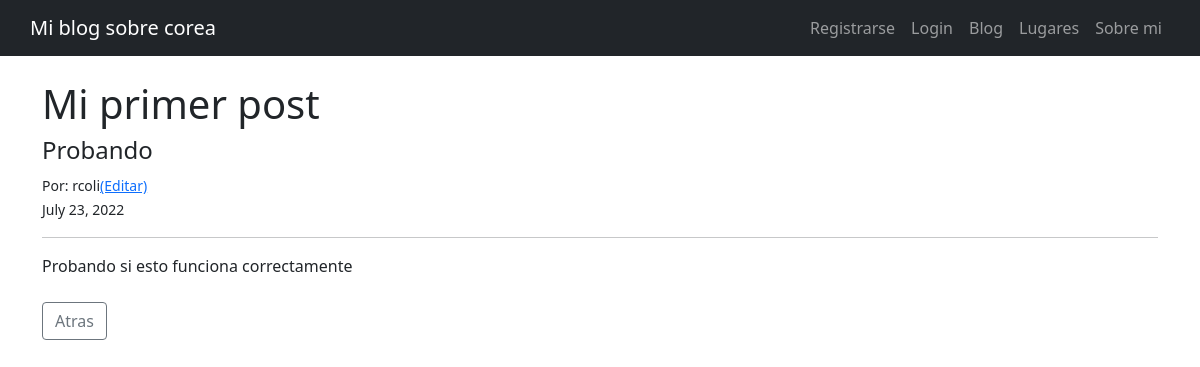
The page /post_detalles/1 on the database as committed earlier.
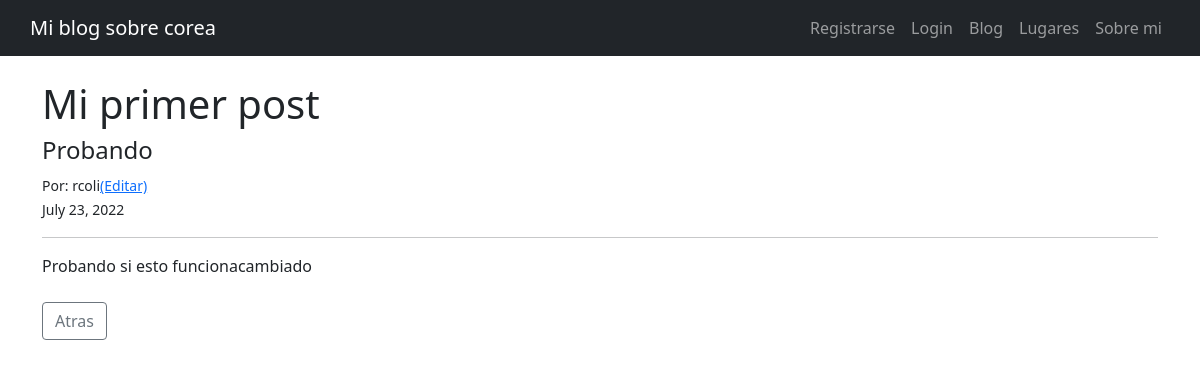
The same page on the database as committed later.
### Blog/models.py (models this page shows, shortened)
class Post(models.Model):
   titulo=models.CharField(max_length=255)
   subtitulo=models.CharField(max_length=200)
   autor=models.ForeignKey(User, on_delete=models.CASCADE)
   fecha=models.DateField(auto_now_add=True)
   imagen=models.ImageField(null=True, blank=True, upload_to="images/")
   cuerpo=models.TextField()

### Blog/views.py (the view)
# urls.py: path('post_detalles/<int:pk>', PostDetailView.as_view(), name="post-detalles"),
class PostDetailView(DetailView):
    model=Post
    template_name='Blog/post_detalles.html'

### Blog/templates/Blog/post_detalles.html (shortened to what this page needs)
{% extends "Blog/padre.html" %}
{% load static %}
{% block contenidoQueCambia %}
<br/>
<div class="container">
<h1>{{ post.titulo }}</h1>
<h4>{{ post.subtitulo }}</h4>
<small>Por: {{ post.autor }}<a href="{% url 'update_post' post.pk %}">(Editar)</a></small><br/>
<small>{{ post.fecha }}</small><br/>
<hr>
{{ post.cuerpo }}
<br/><br/>
<a href="{% url 'blog' %}" class="btn btn-outline-secondary">Atras</a>
{% endblock %}

Rows that differ between the two databases and show on the page:
changed Post "Mi primer post": cuerpo "Probando si esto funciona correctamente" → "Probando si esto funcionacambiado"
